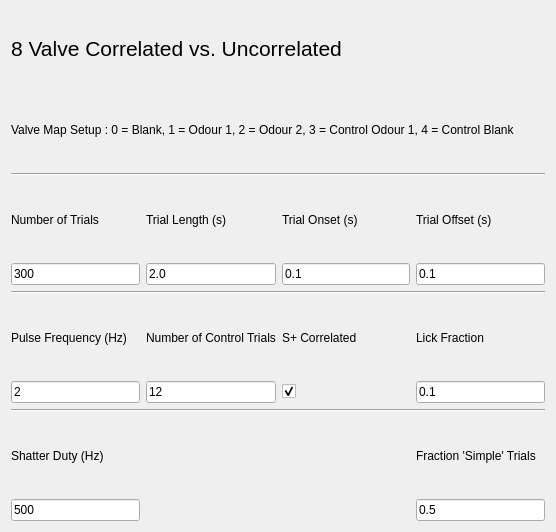
<?xml version="1.0" encoding="UTF-8"?>
<ui version="4.0">
 <class>Form</class>
 <widget class="QWidget" name="Form">
  <property name="geometry">
   <rect>
    <x>0</x>
    <y>0</y>
    <width>556</width>
    <height>532</height>
   </rect>
  </property>
  <property name="windowTitle">
   <string>Form</string>
  </property>
  <layout class="QGridLayout" name="gridLayout">
   <item row="8" column="1">
    <widget class="QLabel" name="label_11">
     <property name="text">
      <string>Number of Control Trials</string>
     </property>
    </widget>
   </item>
   <item row="4" column="1">
    <widget class="QLabel" name="label_5">
     <property name="text">
      <string>Trial Length (s)</string>
     </property>
    </widget>
   </item>
   <item row="6" column="0" colspan="4">
    <widget class="Line" name="line">
     <property name="orientation">
      <enum>Qt::Horizontal</enum>
     </property>
    </widget>
   </item>
   <item row="9" column="2">
    <widget class="QCheckBox" name="spCorrelatedCheck">
     <property name="text">
      <string/>
     </property>
     <property name="checked">
      <bool>true</bool>
     </property>
    </widget>
   </item>
   <item row="9" column="3">
    <widget class="QLineEdit" name="lickFractionEdit">
     <property name="text">
      <string>0.1</string>
     </property>
    </widget>
   </item>
   <item row="9" column="1">
    <widget class="QLineEdit" name="nControlTrialsEdit">
     <property name="text">
      <string>12</string>
     </property>
    </widget>
   </item>
   <item row="0" column="0" colspan="4">
    <widget class="QLabel" name="label_3">
     <property name="font">
      <font>
       <pointsize>16</pointsize>
      </font>
     </property>
     <property name="text">
      <string>8 Valve Correlated vs. Uncorrelated</string>
     </property>
    </widget>
   </item>
   <item row="8" column="2">
    <widget class="QLabel" name="label_10">
     <property name="text">
      <string>S+ Correlated</string>
     </property>
    </widget>
   </item>
   <item row="4" column="2">
    <widget class="QLabel" name="label_2">
     <property name="text">
      <string>Trial Onset (s)</string>
     </property>
    </widget>
   </item>
   <item row="3" column="0" colspan="4">
    <widget class="Line" name="line_2">
     <property name="orientation">
      <enum>Qt::Horizontal</enum>
     </property>
    </widget>
   </item>
   <item row="8" column="0">
    <widget class="QLabel" name="label_9">
     <property name="text">
      <string>Pulse Frequency (Hz)</string>
     </property>
    </widget>
   </item>
   <item row="4" column="0">
    <widget class="QLabel" name="label">
     <property name="text">
      <string>Number of Trials</string>
     </property>
    </widget>
   </item>
   <item row="5" column="1">
    <widget class="QLineEdit" name="trialLengthEdit">
     <property name="text">
      <string>2.0</string>
     </property>
    </widget>
   </item>
   <item row="5" column="0">
    <widget class="QLineEdit" name="nTrialsEdit">
     <property name="text">
      <string>300</string>
     </property>
    </widget>
   </item>
   <item row="4" column="3">
    <widget class="QLabel" name="label_4">
     <property name="text">
      <string>Trial Offset (s)</string>
     </property>
    </widget>
   </item>
   <item row="2" column="0" colspan="4">
    <widget class="QLabel" name="label_13">
     <property name="text">
      <string>Valve Map Setup : 0 = Blank, 1 = Odour 1, 2 = Odour 2, 3 = Control Odour 1, 4 = Control Blank </string>
     </property>
    </widget>
   </item>
   <item row="8" column="3">
    <widget class="QLabel" name="label_6">
     <property name="text">
      <string>Lick Fraction</string>
     </property>
    </widget>
   </item>
   <item row="5" column="2">
    <widget class="QLineEdit" name="onsetEdit">
     <property name="text">
      <string>0.1</string>
     </property>
    </widget>
   </item>
   <item row="9" column="0">
    <widget class="QLineEdit" name="pulseFrequencyEdit">
     <property name="text">
      <string>2</string>
     </property>
    </widget>
   </item>
   <item row="5" column="3">
    <widget class="QLineEdit" name="offsetEdit">
     <property name="text">
      <string>0.1</string>
     </property>
    </widget>
   </item>
   <item row="10" column="0" colspan="4">
    <widget class="Line" name="line_3">
     <property name="orientation">
      <enum>Qt::Horizontal</enum>
     </property>
    </widget>
   </item>
   <item row="12" column="3">
    <widget class="QLineEdit" name="fractionSimpleTrialsEdit">
     <property name="text">
      <string>0.5</string>
     </property>
    </widget>
   </item>
   <item row="11" column="3">
    <widget class="QLabel" name="label_7">
     <property name="text">
      <string>Fraction 'Simple' Trials</string>
     </property>
    </widget>
   </item>
   <item row="11" column="0">
    <widget class="QLabel" name="label_8">
     <property name="text">
      <string>Shatter Duty (Hz)</string>
     </property>
    </widget>
   </item>
   <item row="12" column="0">
    <widget class="QLineEdit" name="shatterDutyEdit">
     <property name="text">
      <string>500</string>
     </property>
    </widget>
   </item>
  </layout>
 </widget>
 <resources/>
 <connections/>
</ui>
